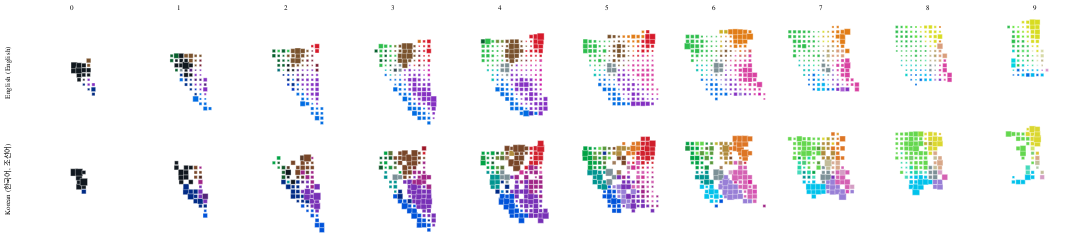

Vega-Lite specification for this chart:
### Vega-Lite specification from a JSON file in a GitHub repository (floating-point values rounded to 4 significant figures; data arrays with more than 128 entries replaced by an {"elided": "..."} marker saying what was removed)
{"$schema": "https://vega.github.io/schema/vega-lite/v3.json", "transform": [{"calculate": "datum.binA + -8", "as": "binA2"}, {"calculate": "datum.binB + -12", "as": "binB2"}, {"calculate": "datum.saliency + 4.405764584655451", "as": "sal"}, {"calculate": "datum.majorTerm +'-' + datum.lang", "as": "majorTermLang"}, {"filter": {"field": "lang", "oneOf": ["English (English)", "Korean (한국어, 조선어)"]}}], "config": {"view": {"stroke": null}, "background": "#fff"}, "facet": {"row": {"field": "lang", "type": "ordinal", "header": {"title": null}}, "column": {"field": "binL", "type": "ordinal", "header": {"title": null}}}, "spacing": {"row": -20, "column": -20}, "spec": {"layer": [{"height": 144, "width": 144, "mark": {"type": "square", "strokeWidth": "0.5", "stroke": "white"}, "encoding": {"x": {"field": "binA2", "type": "ordinal", "scale": {"domain": [-12, -11, -10, -9, -8, -7, -6, -5, -4, -3, -2, -1, 0, 1, 2, 3, 4, 5, 6, 7, 8, 9]}, "axis": null}, "y": {"field": "binB2", "type": "ordinal", "scale": {"domain": [9, 8, 7, 6, 5, 4, 3, 2, 1, 0, -1, -2, -3, -4, -5, -6, -7, -8, -9, -10, -11, -12]}, "axis": null}, "detail": {"field": "majorTerm", "type": "nominal"}, "size": {"field": "sal", "type": "quantitative", "scale": {"range": [4, 100], "type": "pow", "exponent": 2.5, "zero": false}, "legend": null}, "opacity": {"condition": {"selection": "bins", "value": 1}, "value": 0}, "color": {"field": "majorTermLang", "type": "nominal", "scale": {"domain": {"elided": "167 str values"}, "range": {"elided": "167 str values"}}, "legend": null}}}, {"height": 144, "width": 144, "selection": {"bins": {"type": "single", "fields": ["majorTerm"], "on": "mouseover"}}, "mark": "square", "encoding": {"x": {"field": "binA2", "type": "ordinal", "scale": {"domain": [-12, -11, -10, -9, -8, -7, -6, -5, -4, -3, -2, -1, 0, 1, 2, 3, 4, 5, 6, 7, 8, 9]}, "axis": null}, "y": {"field": "binB2", "type": "ordinal", "scale": {"domain": [9, 8, 7, 6, 5, 4, 3, 2, 1, 0, -1, -2, -3, -4, -5, -6, -7, -8, -9, -10, -11, -12]}, "axis": null}, "opacity": {"value": 0}, "size": {"value": 81}, "tooltip": [{"field": "majorTerm", "type": "nominal", "title": "Max Prob. Term"}, {"field": "lab", "type": "nominal", "title": "Lab (L,a,b)"}]}}], "resolve": {"scale": {"color": "independent"}}}, "data": {"values": {"elided": "2588 records"}}}
